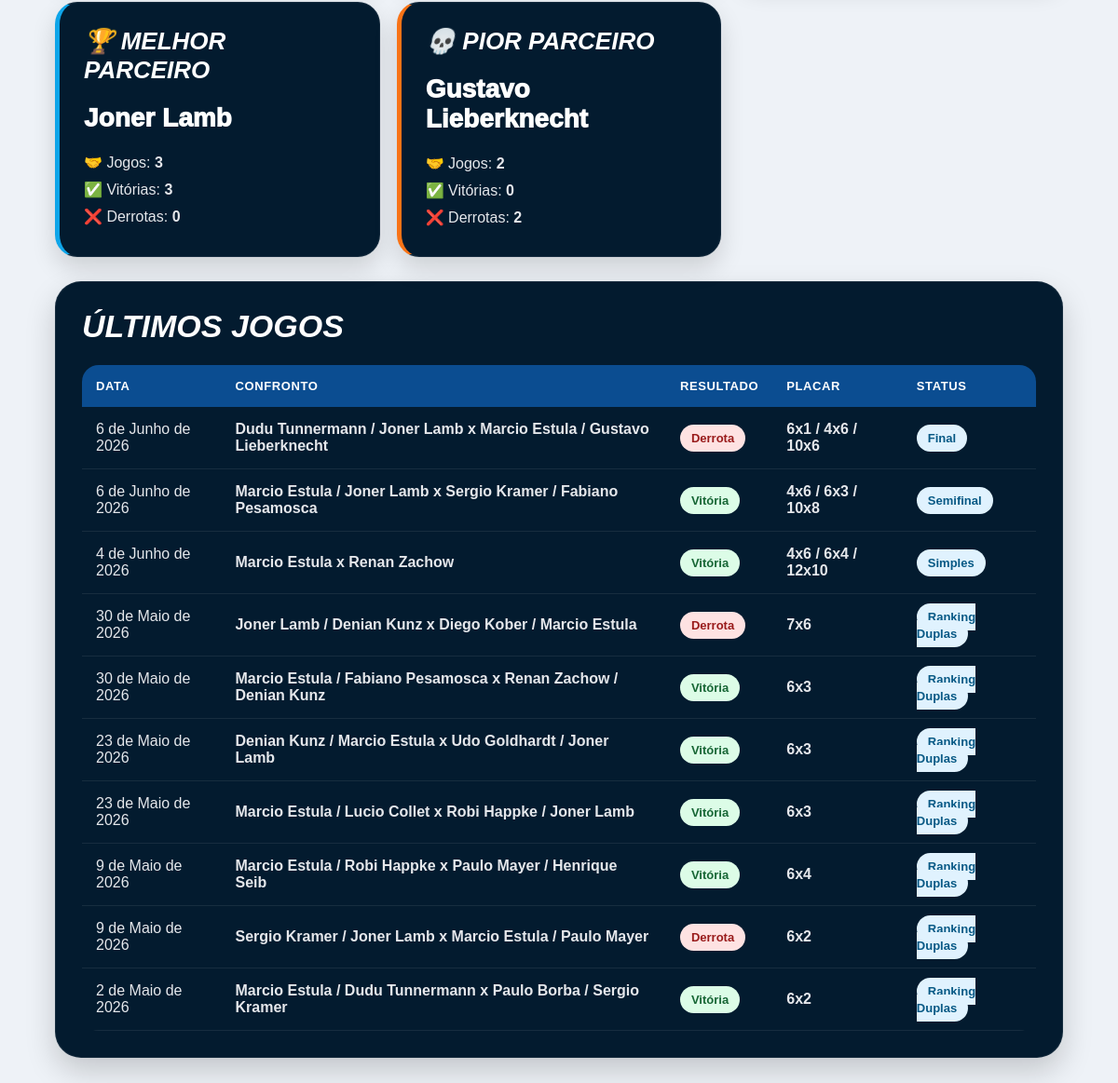
The app's page /meu-painel/ (signed in, lower part), older data.
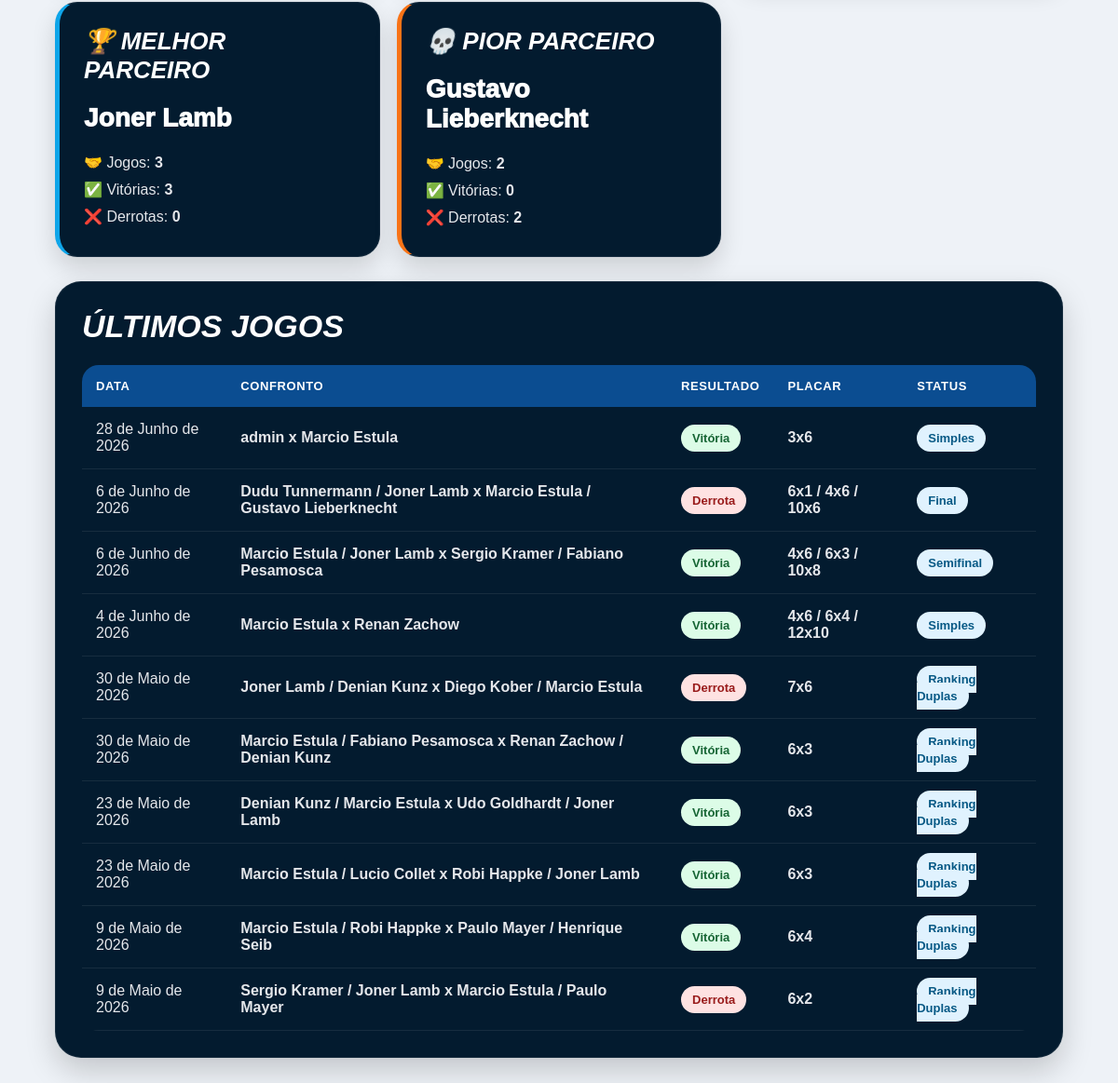
The same page, newer data.
### core/models.py (models this page shows, shortened)
class ParticipanteJogo(models.Model):
    LADOS = [
        ('A', 'Lado A'),
        ('B', 'Lado B'),
    ]
    jogo = models.ForeignKey(
        Jogo,
        on_delete=models.CASCADE,
        related_name='participantes'
    )
    jogador = models.ForeignKey(
        Jogador,
        on_delete=models.CASCADE
    )
    lado = models.CharField(
        max_length=1,
        choices=LADOS
    )
    vencedor = models.BooleanField(default=False)
    pontos_ranking = models.IntegerField(default=0)

class Jogo(models.Model):
    TIPOS = [
    ('SIMPLES', 'Simples Amistoso'),
    ('AMISTOSO_DUPLAS', 'Duplas Amistoso'),
    ('CHAMPIONSHIP_SIMPLES', 'Championship Simples'),
    ('CHAMPIONSHIP_DUPLAS', 'Championship Duplas'),
]
    STATUS_JOGO = [
        ('PENDENTE', 'Pendente'),
        ('CONFIRMADO', 'Confirmado'),
        ('CONTESTADO', 'Contestado'),
    ]
    FASES = [
        ('OITAVAS', 'Oitavas'),
        ('QUARTAS', 'Quartas'),
        ('SEMI', 'Semi Final'),
        ('FINAL', 'Final'),
    ]
    torneio = models.ForeignKey(
        Torneio,
        on_delete=models.CASCADE,
        blank=True,
        null=True
    )
    categoria = models.ForeignKey(
        CategoriaTorneio,
        on_delete=models.SET_NULL,
        blank=True,
        null=True
    )
    tipo_jogo = models.CharField(
        max_length=30,
        choices=TIPOS
    )
    rodada = models.IntegerField(
        blank=True,
        null=True
    )
    fase = models.CharField(
        max_length=20,
        choices=FASES,
        blank=True,
        null=True
    )
    data_jogo = models.DateField()
    status = models.CharField(
        max_length=20,
        choices=STATUS_JOGO,
        default='PENDENTE'
    )
    criado_em = models.DateTimeField(auto_now_add=True)
    observacoes = models.TextField(
        blank=True,
        null=True
    )
    def descricao_confronto(self):
        lado_a = []
        lado_b = []
        for p in self.participantes.all():
            if p.lado == 'A':
                lado_a.append(p.jogador.nome)
            if p.lado == 'B':
                lado_b.append(p.jogador.nome)
        nome_a = ' / '.join(lado_a)
        nome_b = ' / '.join(lado_b)
        return f'{nome_a} x {nome_b}'
    def placar_resumido(self):
        placares = []
        for s in self.sets.all().order_by('numero_set'):
            placar = f'{s.games_lado_a}x{s.games_lado_b}'
            if s.teve_tiebreak:
                placar += f' ({s.tiebreak_lado_a}x{s.tiebreak_lado_b})'
            placares.append(placar)
        return ' / '.join(placares)

class Jogador(models.Model):
    CATEGORIAS = [
        ('A', 'Categoria A'),
        ('B', 'Categoria B'),
        ('C', 'Categoria C'),
    ]
    NIVEIS = [
        ('INICIANTE', 'Iniciante'),
        ('INTERMEDIARIO', 'Intermediário'),
        ('AVANCADO', 'Avançado'),
    ]
    MAOS = [
        ('DIREITA', 'Direita'),
        ('ESQUERDA', 'Esquerda'),
    ]
    BACKHANDS = [
        ('UMA_MAO', '1 mão'),
        ('DUAS_MAOS', '2 mãos'),
    ]
    ESTILOS_JOGO = [
        ('OFENSIVO', 'Ofensivo'),
        ('DEFENSIVO', 'Defensivo'),
        ('ALL_COURT', 'All Court'),
        ('SAQUE_VOLEIO', 'Saque e Voleio'),
    ]
    CLUBES = [
        ('TENIS_PANAMBI', 'Tênis Panambi'),
        ('AABB', 'AABB'),
        ('AFUBRA', 'Afubra'),
        ('OUTRO', 'Outro'),
    ]
    usuario = models.OneToOneField(
        User,
        on_delete=models.SET_NULL,
        null=True,
        blank=True
    )
    nome = models.CharField(max_length=150)
    email = models.EmailField(
        blank=True,
        null=True
    )
    telefone = models.CharField(
        max_length=30,
        blank=True,
        null=True
    )
    cidade = models.CharField(
        max_length=100,
        blank=True,
        null=True
    )
    categoria = models.CharField(
        max_length=1,
        choices=CATEGORIAS,
        blank=True,
        null=True
    )
    nivel = models.CharField(
        max_length=20,
        choices=NIVEIS,
        default='INICIANTE'
    )
    mao_dominante = models.CharField(
        max_length=20,
        choices=MAOS,
        default='DIREITA'
    )
    raquete = models.CharField(
        max_length=100,
        blank=True,
        null=True
    )
    instagram = models.CharField(
        max_length=100,
        blank=True,
        null=True
    )
    foto = models.ImageField(
        upload_to='jogadores/',
        blank=True,
        null=True
    )
    ano_inicio = models.PositiveIntegerField(
        blank=True,
        null=True,
        verbose_name='Ano que começou a jogar'
    )
    clube = models.CharField(
        max_length=30,
        choices=CLUBES,
        blank=True,
        null=True
    )
    backhand = models.CharField(
        max_length=20,
        choices=BACKHANDS,
        blank=True,
        null=True
    )
    estilo_jogo = models.CharField(
        max_length=30,
        choices=ESTILOS_JOGO,
        blank=True,
        null=True
    )
    jogador_favorito = models.CharField(
        max_length=100,
        blank=True,
        null=True
    )
    frase_pessoal = models.CharField(
        max_length=200,
        blank=True,
        null=True
    )
    jogos_historicos = models.IntegerField(default=0)
    vitorias_historicas = models.IntegerField(default=0)
    derrotas_historicas = models.IntegerField(default=0)
    titulos_cd = models.IntegerField(default=0)
    vice_cd = models.IntegerField(default=0)
    semifinal_cd = models.IntegerField(default=0)
    ativo = models.BooleanField(default=False)
    cadastro_revisado = models.BooleanField(default=False)
    criado_em = models.DateTimeField(auto_now_add=True)
    class Meta:
        ordering = ['categoria', 'nome']

class SetJogo(models.Model):
    jogo = models.ForeignKey(
        Jogo,
        on_delete=models.CASCADE,
        related_name='sets'
    )
    numero_set = models.IntegerField()
    games_lado_a = models.IntegerField()
    games_lado_b = models.IntegerField()
    teve_tiebreak = models.BooleanField(default=False)
    tiebreak_lado_a = models.IntegerField(
        blank=True,
        null=True
    )
    tiebreak_lado_b = models.IntegerField(
        blank=True,
        null=True
    )

### core/views.py (the view)
@login_required
def meu_painel(request):
    jogador = Jogador.objects.filter(
        usuario=request.user
    ).first()
    if not jogador:
        return redirect('/meu-perfil/')
    participacoes_confirmadas = ParticipanteJogo.objects.filter(
        jogador=jogador,
        jogo__status='CONFIRMADO'
    ).select_related(
        'jogo'
    ).prefetch_related(
        'jogo__participantes',
        'jogo__participantes__jogador'
    )
    jogos_sistema = participacoes_confirmadas.count()
    vitorias_sistema = participacoes_confirmadas.filter(vencedor=True).count()
    derrotas_sistema = participacoes_confirmadas.filter(vencedor=False).count()
    total_jogos = jogador.jogos_historicos + jogos_sistema
    total_vitorias = jogador.vitorias_historicas + vitorias_sistema
    total_derrotas = jogador.derrotas_historicas + derrotas_sistema
    aproveitamento = 0
    if total_jogos > 0:
        aproveitamento = round(
            (total_vitorias / total_jogos) * 100,
            1
        )
    torneio_ativo = Torneio.objects.filter(
        ativo=True
    ).order_by(
        '-ano',
        '-edicao',
        '-id'
    ).first()
    ranking = None
    if torneio_ativo:
        ranking = RankingJogador.objects.filter(
            jogador=jogador,
            torneio=torneio_ativo
        ).order_by(
            'posicao'
        ).first()
    if not ranking:
        ranking = RankingJogador.objects.filter(
            jogador=jogador
        ).order_by(
            'posicao'
        ).first()
    jogos = ParticipanteJogo.objects.filter(
        jogador=jogador
    ).select_related(
        'jogo'
    ).prefetch_related(
        'jogo__participantes',
        'jogo__participantes__jogador'
    ).order_by(
        '-jogo__data_jogo',
        '-jogo__id'
    )[:10]
    parceiros = {}
    adversarios = {}
    def criar_registro():
        return {
            'jogos': 0,
            'vitorias': 0,
            'derrotas': 0,
        }
    for p in participacoes_confirmadas:
        participantes = p.jogo.participantes.all()
        for outro in participantes:
            if outro.jogador == jogador:
                continue
            nome = outro.jogador.nome
            if outro.lado == p.lado:
                if nome not in parceiros:
                    parceiros[nome] = criar_registro()
                parceiros[nome]['jogos'] += 1
                if p.vencedor:
                    parceiros[nome]['vitorias'] += 1
                else:
                    parceiros[nome]['derrotas'] += 1
            else:
                if nome not in adversarios:
                    adversarios[nome] = criar_registro()
                adversarios[nome]['jogos'] += 1
                if p.vencedor:
                    adversarios[nome]['vitorias'] += 1
                else:
                    adversarios[nome]['derrotas'] += 1
    parceiros_ordenados = sorted(
        parceiros.items(),
        key=lambda x: x[1]['jogos'],
        reverse=True
    )[:5]
    maior_fregues_detalhe = None
    maior_rival_detalhe = None
    melhor_parceiro_detalhe = None
    pior_parceiro_detalhe = None
    adversarios_com_saldo_positivo = {
        nome: dados
        for nome, dados in adversarios.items()
        if dados['vitorias'] > dados['derrotas']
    }
    if adversarios_com_saldo_positivo:
        nome_fregues, dados_fregues = max(
            adversarios_com_saldo_positivo.items(),
            key=lambda x: (
                x[1]['vitorias'],
                x[1]['vitorias'] - x[1]['derrotas'],
                x[1]['jogos']
            )
        )
        maior_fregues_detalhe = {
            'nome': nome_fregues,
            'jogos': dados_fregues['jogos'],
            'vitorias': dados_fregues['vitorias'],
            'derrotas': dados_fregues['derrotas'],
        }
    if adversarios:
        nome_rival, dados_rival = max(
            adversarios.items(),
            key=lambda x: (
                x[1]['derrotas'],
                x[1]['derrotas'] - x[1]['vitorias'],
                x[1]['jogos']
            )
        )
        maior_rival_detalhe = {
            'nome': nome_rival,
            'jogos': dados_rival['jogos'],
            'vitorias': dados_rival['vitorias'],
            'derrotas': dados_rival['derrotas'],
        }
    if parceiros:
        parceiros_com_vitoria = {
            nome: dados
            for nome, dados in parceiros.items()
            if dados['vitorias'] > 0
        }
        if parceiros_com_vitoria:
            nome_melhor, dados_melhor = max(
                parceiros_com_vitoria.items(),
                key=lambda x: (
                    x[1]['vitorias'],
                    x[1]['vitorias'] - x[1]['derrotas'],
                    x[1]['jogos']
                )
            )
            melhor_parceiro_detalhe = {
                'nome': nome_melhor,
                'jogos': dados_melhor['jogos'],
                'vitorias': dados_melhor['vitorias'],
                'derrotas': dados_melhor['derrotas'],
            }
        nome_pior, dados_pior = max(
            parceiros.items(),
            key=lambda x: (
                x[1]['derrotas'],
                x[1]['derrotas'] - x[1]['vitorias'],
                x[1]['jogos']
            )
        )
        pior_parceiro_detalhe = {
            'nome': nome_pior,
            'jogos': dados_pior['jogos'],
            'vitorias': dados_pior['vitorias'],
            'derrotas': dados_pior['derrotas'],
        }
    return render(
        request,
        'jogador/painel_v2.html',
        {
            'jogador': jogador,
            'ranking': ranking,
            'jogos': jogos,
            'total_jogos': total_jogos,
            'total_vitorias': total_vitorias,
            'total_derrotas': total_derrotas,
            'aproveitamento': aproveitamento,
            'parceiros_ordenados': parceiros_ordenados,
            'maior_fregues_detalhe': maior_fregues_detalhe,
            'maior_rival_detalhe': maior_rival_detalhe,
            'melhor_parceiro_detalhe': melhor_parceiro_detalhe,
            'pior_parceiro_detalhe': pior_parceiro_detalhe,
            'maior_fregues': maior_fregues_detalhe['nome'] if maior_fregues_detalhe else None,
            'maior_rival': maior_rival_detalhe['nome'] if maior_rival_detalhe else None,
        }
    )

### core/templates/jogador/painel_v2.html (shortened to what this page needs)
{% extends 'base/base.html' %}
{% block content %}
<div class="painel-sport">
<div class="cards-analysis">
    <div class="analysis-card card-blue">
        <h2>🏆 Melhor Parceiro</h2>
        {% if melhor_parceiro_detalhe %}
            <div class="big-name">
                {{ melhor_parceiro_detalhe.nome }}
            </div>
            <div class="analysis-details">
                🤝 Jogos:
                <strong>{{ melhor_parceiro_detalhe.jogos }}</strong>
                <br>
                ✅ Vitórias:
                <strong>{{ melhor_parceiro_detalhe.vitorias }}</strong>
                <br>
                ❌ Derrotas:
                <strong>{{ melhor_parceiro_detalhe.derrotas }}</strong>
            </div>
        {% else %}
            <p>Nenhum parceiro encontrado.</p>
        {% endif %}
    </div>
    <div class="analysis-card card-orange">
        <h2>💀 Pior Parceiro</h2>
        {% if pior_parceiro_detalhe %}
            <div class="big-name">
                {{ pior_parceiro_detalhe.nome }}
            </div>
            <div class="analysis-details">
                🤝 Jogos:
                <strong>{{ pior_parceiro_detalhe.jogos }}</strong>
                <br>
                ✅ Vitórias:
                <strong>{{ pior_parceiro_detalhe.vitorias }}</strong>
                <br>
                ❌ Derrotas:
                <strong>{{ pior_parceiro_detalhe.derrotas }}</strong>
            </div>
        {% else %}
            <p>Nenhum parceiro encontrado.</p>
        {% endif %}
    </div>
</div>
<div class="jogos-sport">
    <div class="jogos-top">
        <h2>
            Últimos Jogos
        </h2>
    </div>
    <table class="tabela-sport">
        <tr>
            <th>Data</th>
            <th>Confronto</th>
            <th>Resultado</th>
            <th>Placar</th>
            <th>Status</th>
        </tr>
        {% for p in jogos %}
        <tr>
            <td>
                {{ p.jogo.data_jogo }}
            </td>
            <td>
                <strong>{{ p.jogo.descricao_confronto }}</strong>
            </td>
            <td>
                {% if p.vencedor %}
                    <span class="badge-result badge-win">
                        Vitória
                    </span>
                {% else %}
                    <span class="badge-result badge-loss">
                        Derrota
                    </span>
                {% endif %}
            </td>
            <td>
                <strong>
                    {{ p.jogo.placar_resumido }}
                </strong>
            </td>
            <td>
                {% if p.jogo.tipo_jogo == 'SIMPLES' %}
                    <span class="badge-status">
                        Simples
                    </span>
                {% elif p.jogo.tipo_jogo == 'CHAMPIONSHIP_DUPLAS' %}
                    {% if p.jogo.fase == 'FINAL' %}
                        <span class="badge-status">
                            Final
                        </span>
                    {% elif p.jogo.fase == 'SEMI' %}
                        <span class="badge-status">
                            Semifinal
                        </span>
                    {% else %}
                        <span class="badge-status">
                            Ranking Duplas
                        </span>
                    {% endif %}
                {% else %}
                    <span class="badge-status">
                        Histórico
                    </span>
                {% endif %}
            </td>
        </tr>
        {% empty %}
        <tr>
            <td colspan="5" style="text-align:center;padding:30px;">
                Nenhum jogo encontrado.
            </td>
        </tr>
        {% endfor %}
    </table>
</div>
</div>
{% endblock %}

Row changes from the older to the newer data that the page shows:
no longer on this page (row unchanged): ParticipanteJogo: jogo.data_jogo "2 de Maio de 2026", jogo.descricao_confronto "Marcio Estula / Dudu Tunnermann x Paulo Borba / Sergio Kramer", vencedor "Vitória", jogo.placar_resumido "6x2", shows "Ranking Duplas"
added ParticipanteJogo: jogo.data_jogo "28 de Junho de 2026", jogo.descricao_confronto "admin x Marcio Estula", vencedor "Vitória", jogo.placar_resumido "3x6", shows "Simples"
